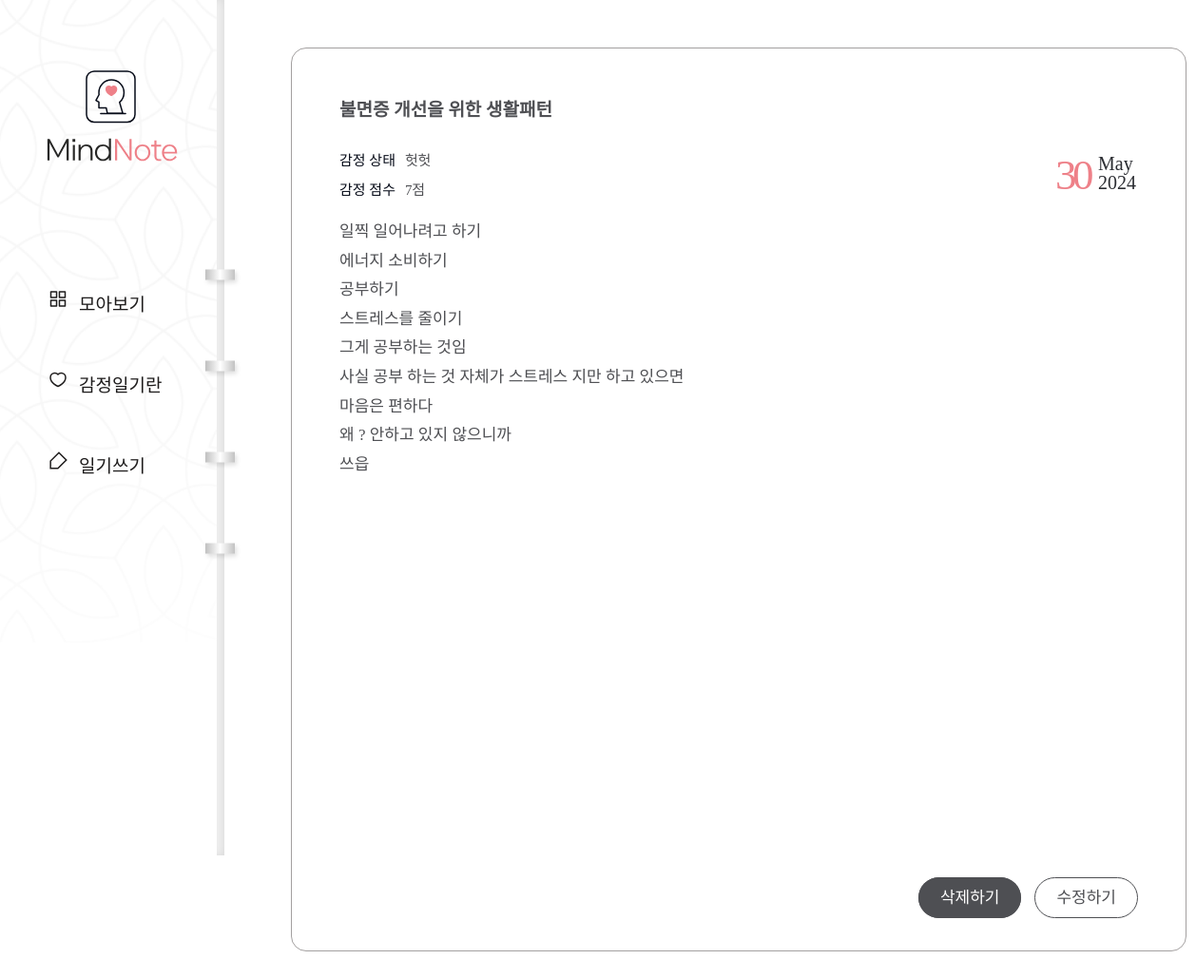
Page /diary/page/2/ on the committed database.
### diary/models.py (models this page shows, shortened)
class Page(models.Model):
    title = models.CharField(max_length=100, validators=[validate_no_hash])
    content = models.TextField(validators=[validate_no_hash])
    feeling = models.CharField(max_length=80, validators=[validate_no_hash, validate_no_numbers])
    score = models.IntegerField(validators=[validate_score])
    dt_created = models.DateField()

### diary/views.py (the view)
# urls.py: path('diary/page/<int:pk>/', views.PageDetailView.as_view(), name='page-detail'),
class PageDetailView(DetailView):
    model = Page

### diary/templates/diary/page_detail.html
{% extends './base.html' %}
{% block content %}
<div class="wrap-notetext">
    <div class="notetext">
        <div class="text-box">
            <h2>{{object.title}}</h2>
            <div class="state">
                <p>감정 상태</p>
                <span>{{object.feeling}}</span>
            </div>
            <div class="score">
                <p>감정 점수</p>
                <span>{{object.score}}점</span>
            </div>
            <div class="date">
                <span>{{object.dt_created|date:"d"}}</span>
                <div class="month-year">
                    <p class="month">{{object.dt_created|date:"M"}}</p>
                    <p class="year">{{object.dt_created|date:"Y"}}</p>
                </div>
            </div>
            <div class="detail">{{object.content|linebreaksbr}}</div>
            <div class="notetext-btn">
                <ul>
                    <li><a href="{% url 'page-delete' object.id %}">삭제하기</a></li>
                    <li><a href="{% url 'page-update' object.id %}">수정하기</a></li>
                </ul>
            </div>
        </div>
    </div>
</div>
{% endblock content %}

### diary/static/diary/css/styles.css (style rules this page uses)
h1,h2,h3,p,a,ul,li { margin: 0; padding: 0; font-family: 'NanumSquare'; list-style: none; text-decoration: none; outline: none; }
html { position: relative; min-height: 100%; margin: 0; }
body { margin: 0; padding: 0; -webkit-font-smoothing: antialiased; -moz-osx-font-smoothing: auto; }
.wrap-notetext { padding-left: 236px; padding-top: 50px; padding-bottom: 150px; }
.notetext { margin: 0 70px; }
.text-box { position: relative; width: 840px; height: 100%; min-height: 800px; max-height: 1040px; margin: 0 auto; padding: 49px 50px 100px; border-radius: 16px; border: solid 1px #a3a0a0; background-color: #ffffff; }
.text-box h2 { padding-bottom: 30px; font-family: 'NanumBarunpen'; color: #4e4f53; font-size: 19px; font-weight: bold; }
.text-box .state p { display: inline-block; font-family: 'NanumSquare'; color: #060b18; font-size: 15px; }
.text-box .state span { padding-left: 6px; font-family: 'NanumBarunpen'; color: #4e4f53; font-size: 15px; letter-spacing: -0.29px; }
.text-box .score { padding: 10px 0 20px; }
.text-box .score p { display: inline-block; font-family: 'NanumSquare'; color: #060b18; font-size: 15px; }
.text-box .score span { padding-left: 6px; font-family: 'NanumBarunpen'; color: #4e4f53; font-size: 15px; letter-spacing: -0.29px; }
.text-box .date { overflow: hidden; position: absolute; top: 107px; right: 52px; }
.text-box .date span { float: left; font-family: 'NanumSquare'; color: #ee8088; font-size: 45px; letter-spacing: -4.47px; }
.text-box .date .month-year { float: left; padding: 4px 0 0 9px; }
.text-box .date p { font-family: 'NanumSquare'; color: #2b2d32; font-size: 20px; text-align: left; text-transform: capitalize; line-height: 1; }
.text-box .detail { overflow-y: scroll; max-height: 800px; font-family: 'NanumBarunpen'; color: #4e4f53; font-size: 17px; line-height: 1.8; }
.text-box .notetext-btn { position: absolute; right: 50px; bottom: 45px; }
.text-box .notetext-btn li { display: inline-block; }
.text-box .notetext-btn li a { padding: 11px 22px; font-family: 'NanumSquare'; color: #fff; font-size: 17px; background-color: #4e4f53; border: solid 1px #4e4f53; border-radius: 22.5px; }
.text-box .notetext-btn li:last-child a { margin-left: 10px; color: #4e4f53; background-color: transparent; }

### rows in the picture
Page: title "불면증 개선을 위한 생활패턴", feeling "헛헛", score "7", dt_created "30", dt_created "May", dt_created "2024", content "일찍 일어나려고 하기 에너지 소비하기 공부하기 스트레스를 줄이기 그게 공부하는 것임 사실 공부 하는 것 자체가 스트레스 지만 하고 있으면 마음은 편하다 왜 ? 안하고 있지 않으니까 쓰읍"
